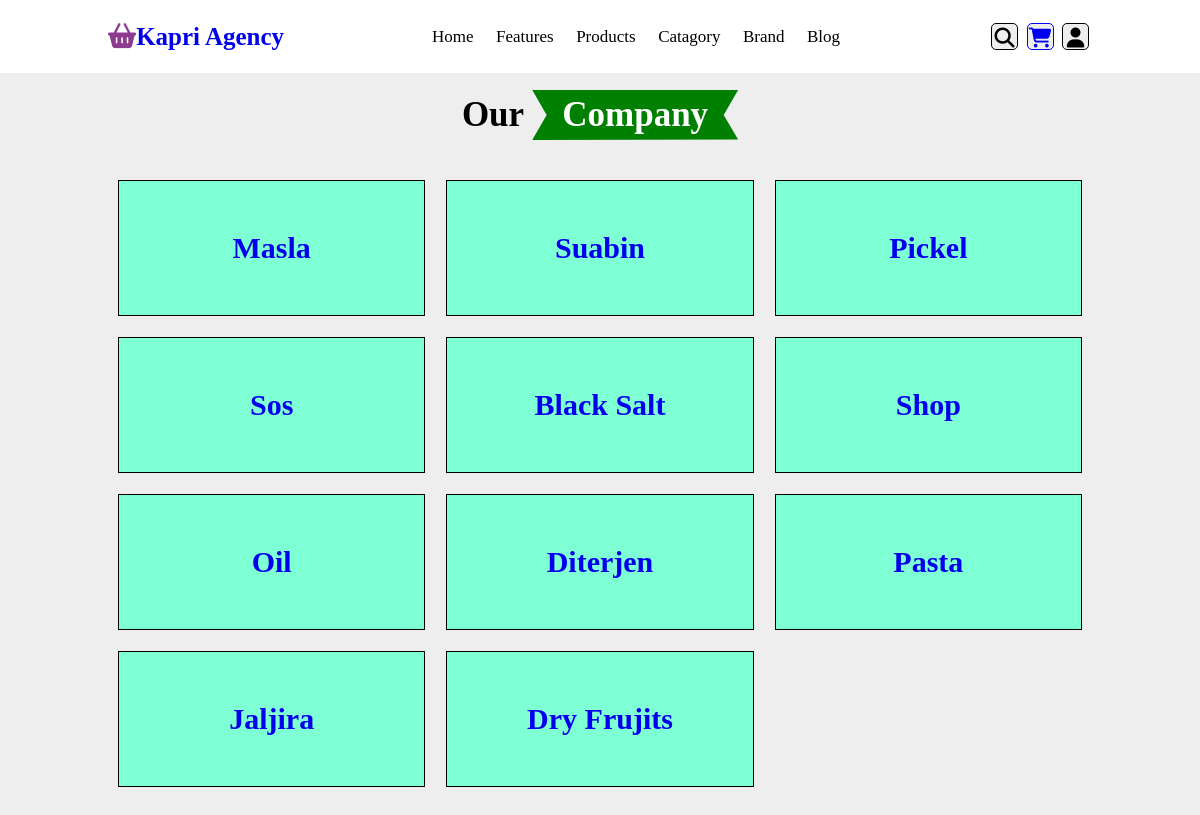
The app's page /productlistcomp/catagory, older data.
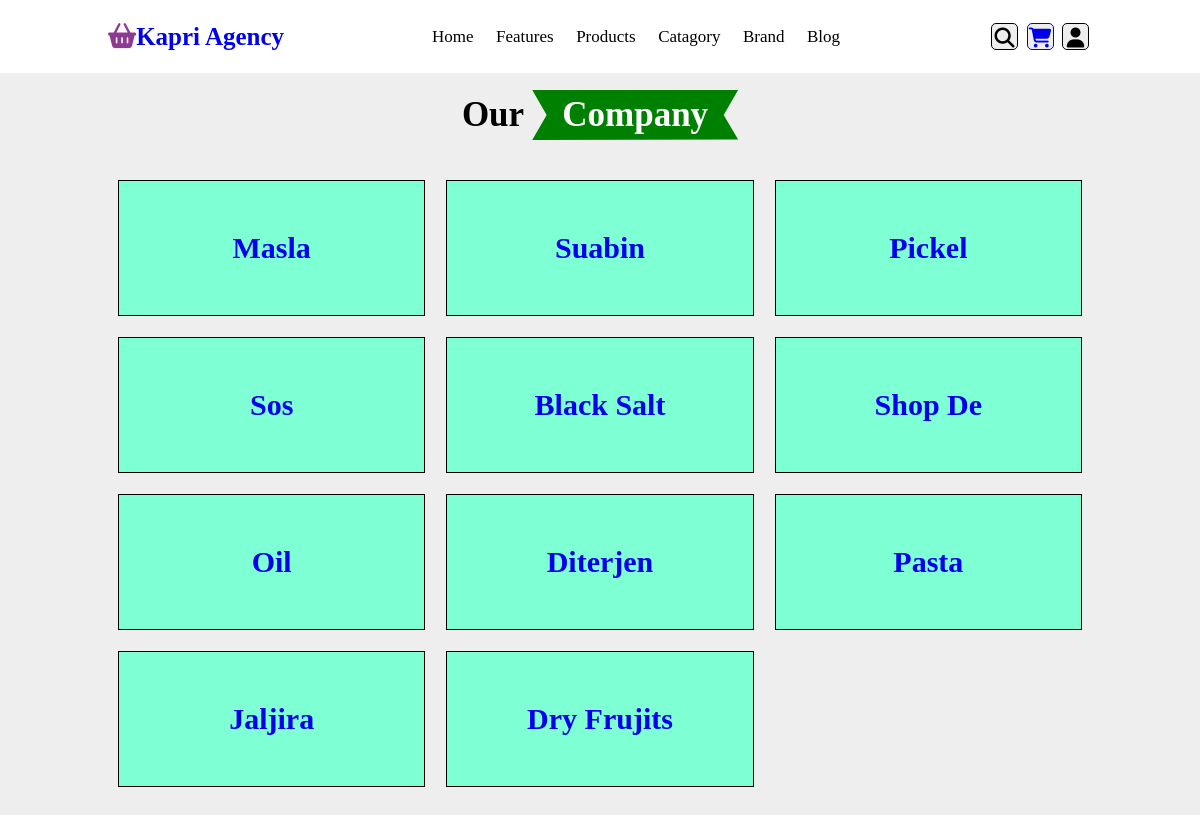
The same page, newer data.
### product/models.py (models this page shows, shortened)
class productCatagory(models.Model):
    name=models.CharField(max_length=100,default=1,blank=True,null=True)
    img=models.ImageField(upload_to='productCatagory',default=None,blank=True,null=True)

### product/views.py (the view)
# urls.py: path('catagory',views.catagory,name='catagory'),
def catagory(request):
    ourWorkingCompany=productCatagory.objects.all()
    return render(request,'productlist/companyname/catagory.html',{'company':ourWorkingCompany})

### product/templates/productlist/companyname/catagory.html (shortened to what this page needs)
{% extends "homepage/home.html" %}
{% load static %}
{% block style %}
<link rel="stylesheet" href="{% static 'productlist/name.css' %}">
{% endblock style %}
{% block content %}
<section class="categories categoriese" id="categories">
    <h1 class="heading">our <span>company</span></h1>
    <h2 class="listofcompanyname">
        {% for i in company %}
            <a href="{% url 'productitemcatagoty' i.id %}"  rel="noopener noreferrer">{{i.name}}</a>
        {% endfor %}
    </h2>
</section>
{% endblock %}

Row changes from the older to the newer data that the page shows:
changed productCatagory: name "Shop" → "Shop De"
